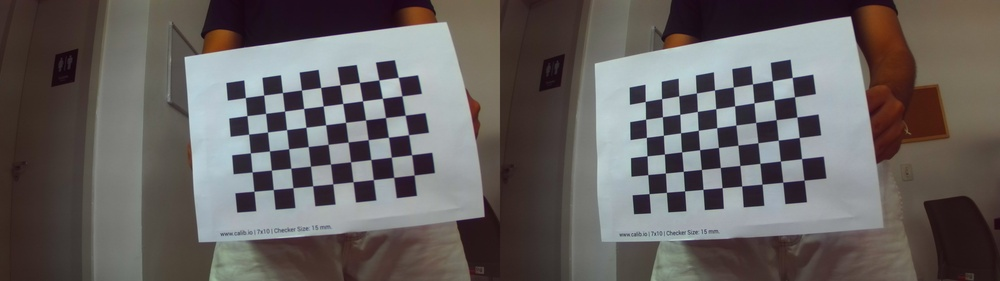
#> input picture zed_cam/raw_images/2025-01-19-162909.jpg, 1000 x 281 px, shrunk from 4416 x 1242 before the run, found by its file name; its folder holds only this picture in this run
$ python split_images.py
#> lines starting #> are read from the running program, lines starting #| are printed output that depends on the picture
from PIL import Image
import os

# Caminho da pasta contendo as imagens
input_folder = "zed_cam/raw_images"
output_folder_left = "zed_cam/images_calibration/left"
output_folder_right = "zed_cam/images_calibration/right"

# Criar as pastas de saída se não existirem
os.makedirs(output_folder_left, exist_ok=True)
os.makedirs(output_folder_right, exist_ok=True)

# Listar todos os arquivos na pasta de entrada
for filename in os.listdir(input_folder):
    if filename.endswith(".jpg"):  # Processar apenas arquivos .png
        image_path = os.path.join(input_folder, filename)
        image = Image.open(image_path)
#> image is the input picture: PIL image 1000x281 RGB; mean R, G, B 102.5, 97.9, 96.7

        # Remover o canal alfa, se presente
        if image.mode == "RGBA":
            image = image.convert("RGB")

        width, height = image.size
#> width = 1000; height = 281

        # Definir as metades esquerda e direita
        left_half = (0, 0, width // 2, height)
#> left_half = (0, 0, 500, 281)
        right_half = (width // 2, 0, width, height)
#> right_half = (500, 0, 1000, 281)

        left_image = image.crop(left_half)
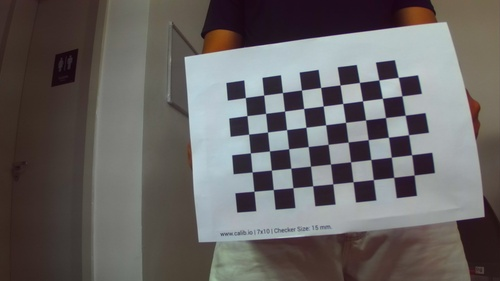
#> left_image: PIL image 500x281 RGB; mean R, G, B 103.6, 100.1, 99.3
        right_image = image.crop(right_half)
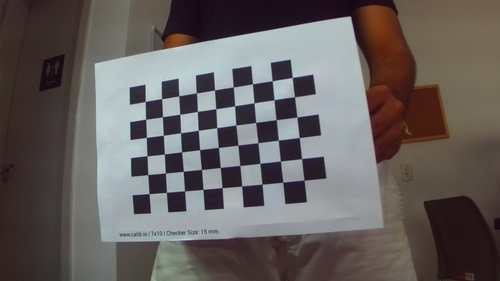
#> right_image: PIL image 500x281 RGB; mean R, G, B 101.4, 95.8, 94.1

        # Gerar nomes de arquivos para as imagens separadas
        base_filename = os.path.splitext(filename)[0]
        left_image_path = os.path.join(
            output_folder_left, f"{base_filename}L.jpg"
        )
        right_image_path = os.path.join(
            output_folder_right, f"{base_filename}R.jpg"
        )

        # Salvar as imagens
        left_image.save(left_image_path)
        right_image.save(right_image_path)

        print(f"Imagem {filename} dividida e salva com sucesso.")

$ run again, on zed_cam/raw_images/2025-01-19-162915.jpg
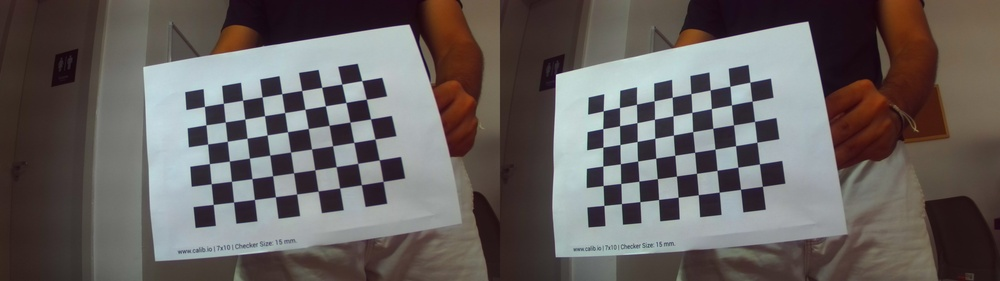
#> input picture zed_cam/raw_images/2025-01-19-162915.jpg, 1000 x 281 px, shrunk from 4416 x 1242 before the run, found by its file name
#> image is the input picture: PIL image 1000x281 RGB; mean R, G, B 102.9, 97.3, 95.7
#> `left_image = image.crop(left_half)`:
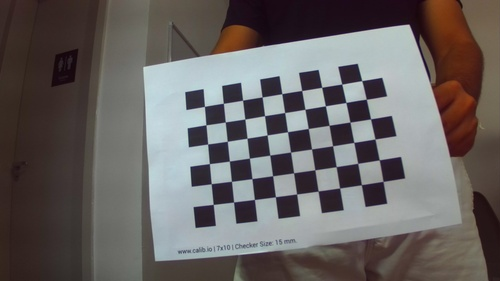
#> left_image: PIL image 500x281 RGB; mean R, G, B 103.8, 99.2, 98.1
#> `right_image = image.crop(right_half)`:
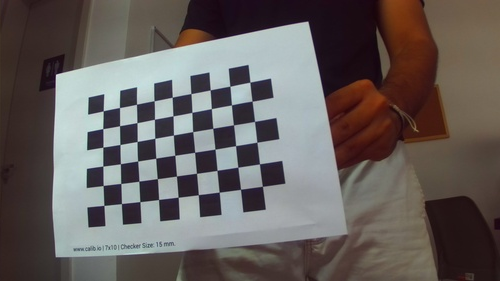
#> right_image: PIL image 500x281 RGB; mean R, G, B 101.9, 95.5, 93.2

$ run again, on zed_cam/raw_images/2025-01-19-162918.jpg
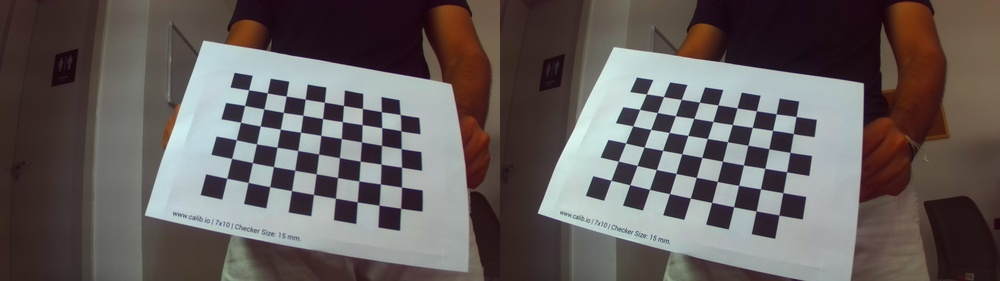
#> input picture zed_cam/raw_images/2025-01-19-162918.jpg, 1000 x 281 px, shrunk from 4416 x 1242 before the run, found by its file name
#> image is the input picture: PIL image 1000x281 RGB; mean R, G, B 100.9, 94, 92.8
#> `left_image = image.crop(left_half)`:
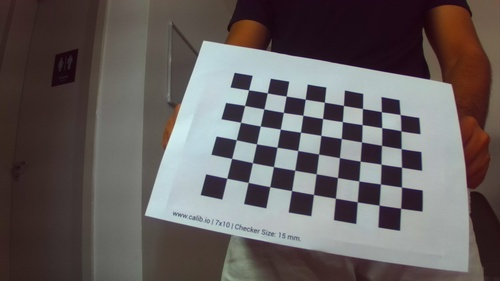
#> left_image: PIL image 500x281 RGB; mean R, G, B 100.5, 94.2, 93.8
#> `right_image = image.crop(right_half)`:
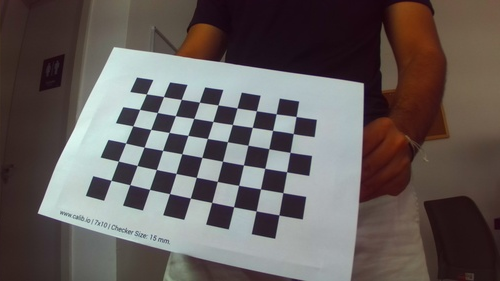
#> right_image: PIL image 500x281 RGB; mean R, G, B 101.4, 93.8, 91.9

$ run again, on zed_cam/raw_images/2025-01-19-162910.jpg
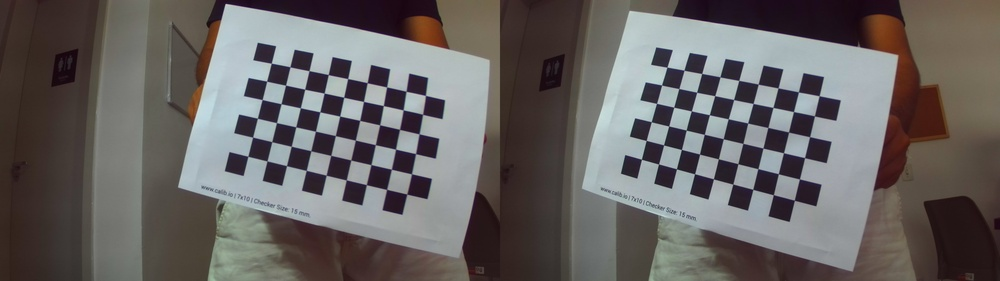
#> input picture zed_cam/raw_images/2025-01-19-162910.jpg, 1000 x 281 px, shrunk from 4416 x 1242 before the run, found by its file name
#> image is the input picture: PIL image 1000x281 RGB; mean R, G, B 103.6, 99.6, 98.4
#> `left_image = image.crop(left_half)`:
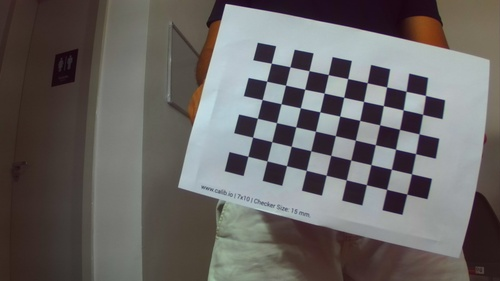
#> left_image: PIL image 500x281 RGB; mean R, G, B 104.8, 101.6, 100.2
#> `right_image = image.crop(right_half)`:
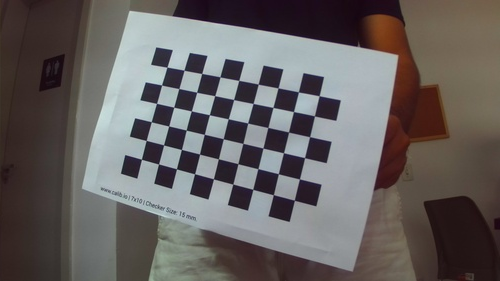
#> right_image: PIL image 500x281 RGB; mean R, G, B 102.3, 97.7, 96.7
